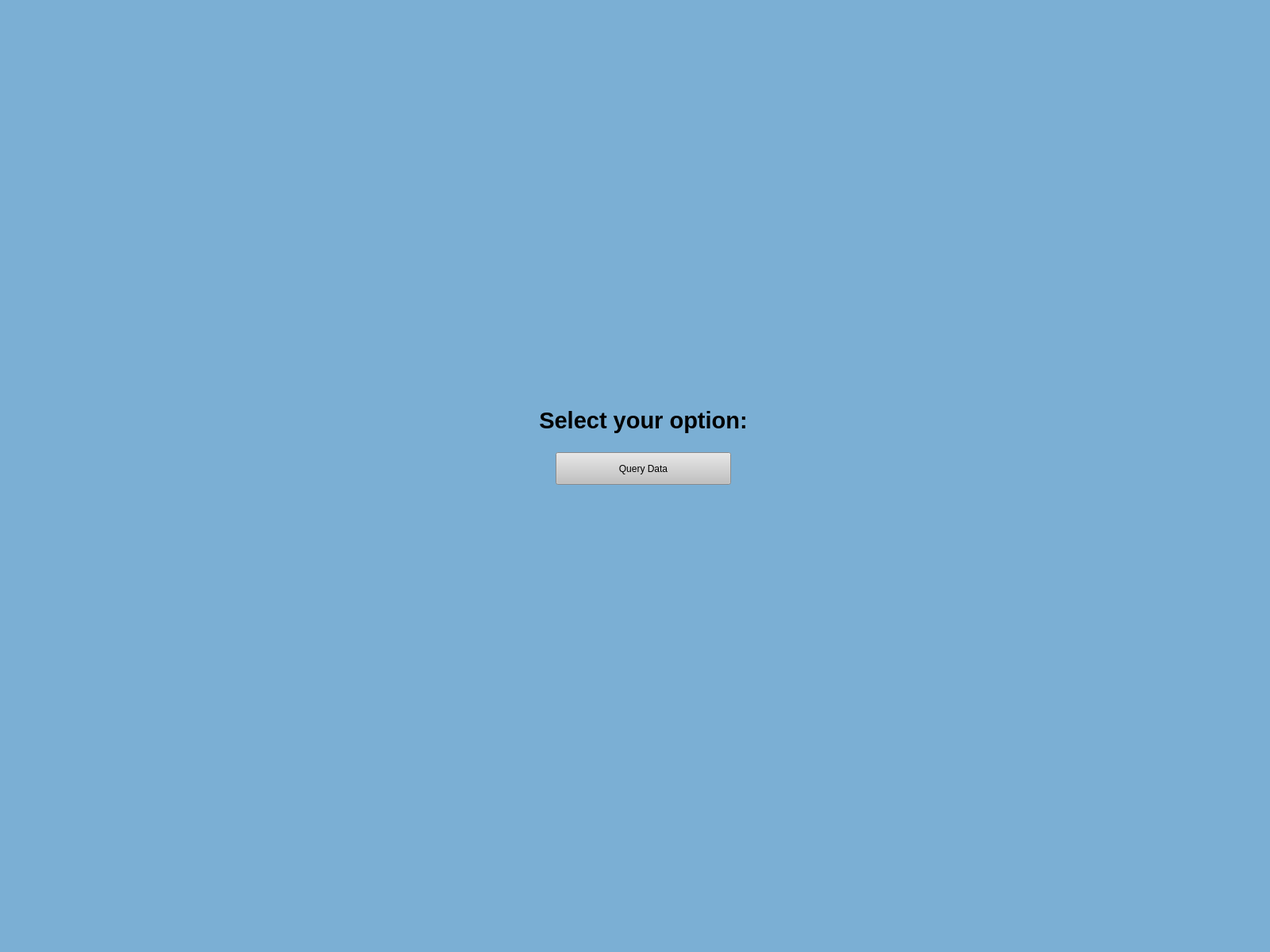
<?xml version="1.0" encoding="UTF-8"?>
<ui version="4.0">
 <class>MainWindow</class>
 <widget class="QMainWindow" name="MainWindow">
  <property name="enabled">
   <bool>true</bool>
  </property>
  <property name="geometry">
   <rect>
    <x>0</x>
    <y>0</y>
    <width>1600</width>
    <height>1200</height>
   </rect>
  </property>
  <property name="windowTitle">
   <string>Login</string>
  </property>
  <property name="styleSheet">
   <string notr="true">background-color: rgb(123, 175, 212);</string>
  </property>
  <property name="toolButtonStyle">
   <enum>Qt::ToolButtonIconOnly</enum>
  </property>
  <widget class="QWidget" name="centralwidget">
   <widget class="QLabel" name="label">
    <property name="geometry">
     <rect>
      <x>650</x>
      <y>500</y>
      <width>321</width>
      <height>61</height>
     </rect>
    </property>
    <property name="text">
     <string>&lt;html&gt;&lt;head/&gt;&lt;body&gt;&lt;p align=&quot;center&quot;&gt;&lt;span style=&quot; font-size:22pt; font-weight:600;&quot;&gt;Select your option:&lt;/span&gt;&lt;/p&gt;&lt;/body&gt;&lt;/html&gt;</string>
    </property>
   </widget>
   <widget class="QLabel" name="label_4">
    <property name="geometry">
     <rect>
      <x>680</x>
      <y>290</y>
      <width>271</width>
      <height>201</height>
     </rect>
    </property>
    <property name="text">
     <string/>
    </property>
    <property name="pixmap">
     <pixmap>../Icon/OMCDb.ico</pixmap>
    </property>
   </widget>
   <widget class="QPushButton" name="cultureOrder">
    <property name="geometry">
     <rect>
      <x>700</x>
      <y>570</y>
      <width>221</width>
      <height>41</height>
     </rect>
    </property>
    <property name="styleSheet">
     <string notr="true">QPushButton:hover {

background-color: rgb(210, 210, 210);

}

QPushButton {

background-color: rgb(193, 193, 193);

}</string>
    </property>
    <property name="text">
     <string>Query Data</string>
    </property>
   </widget>
   <zorder>label</zorder>
   <zorder>cultureOrder</zorder>
   <zorder>label_4</zorder>
  </widget>
  <widget class="QMenuBar" name="menubar">
   <property name="geometry">
    <rect>
     <x>0</x>
     <y>0</y>
     <width>1600</width>
     <height>21</height>
    </rect>
   </property>
  </widget>
  <widget class="QStatusBar" name="statusbar"/>
 </widget>
 <resources/>
 <connections/>
</ui>
